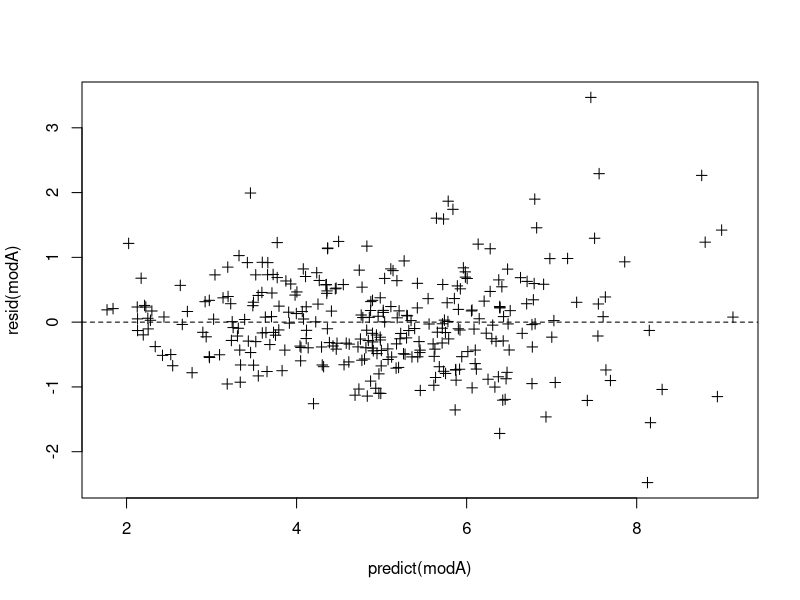
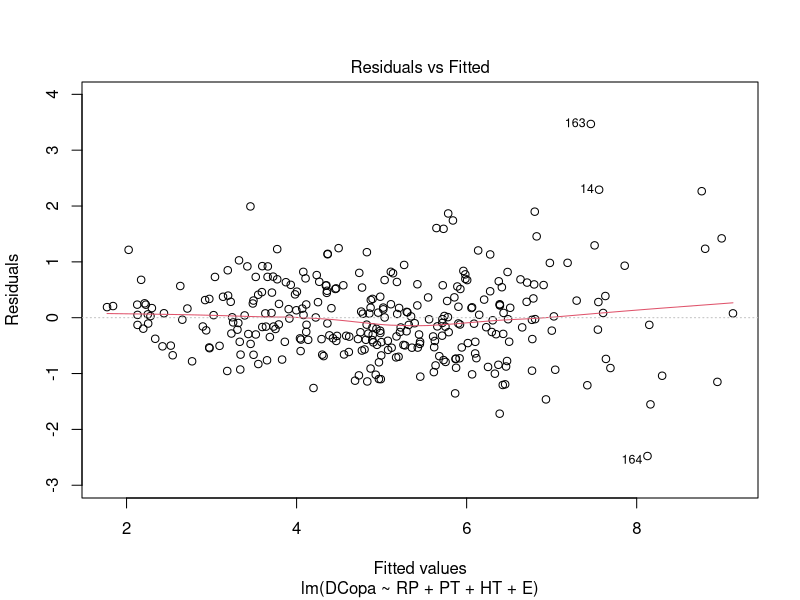
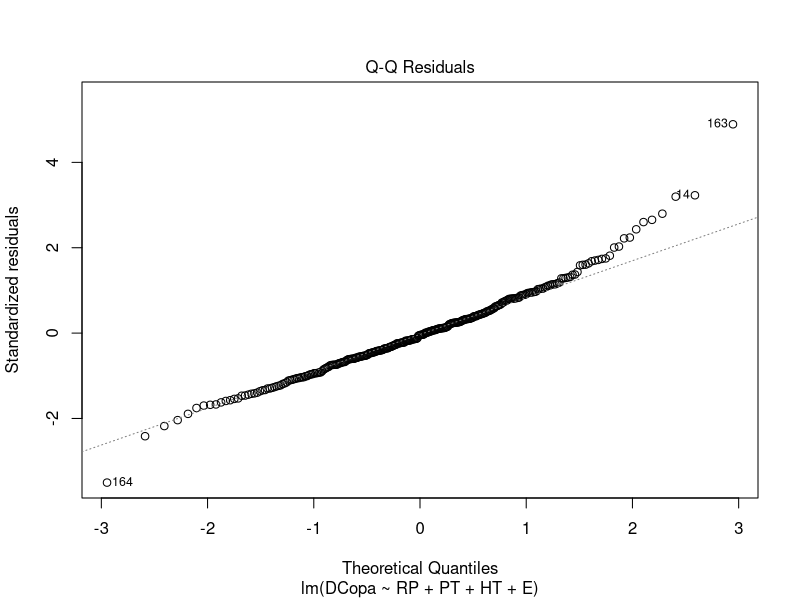
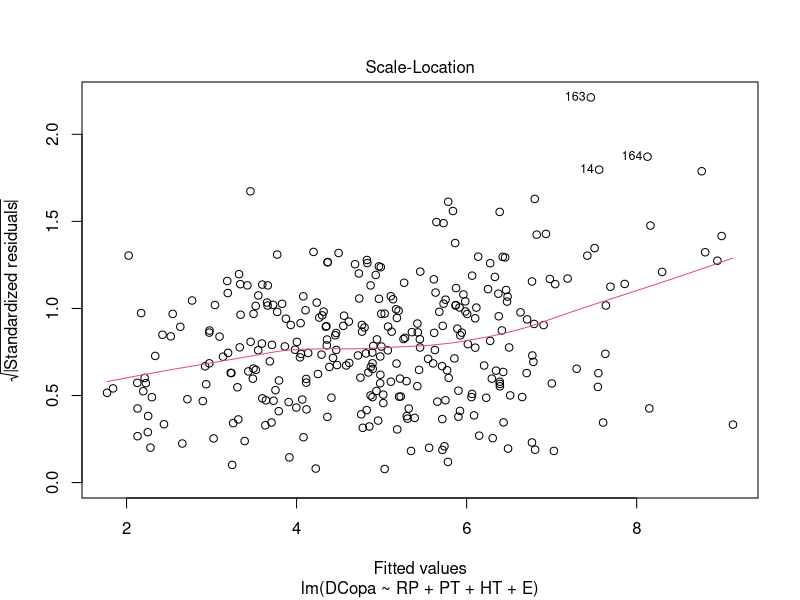
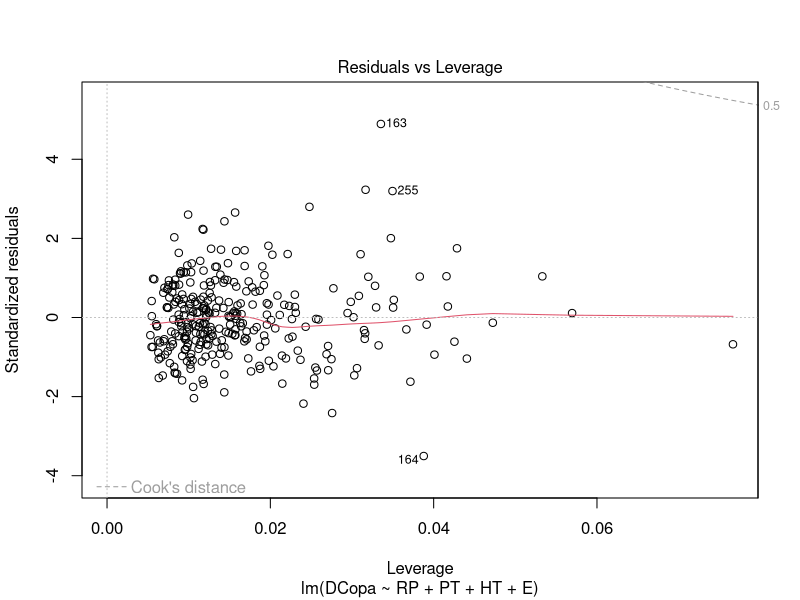
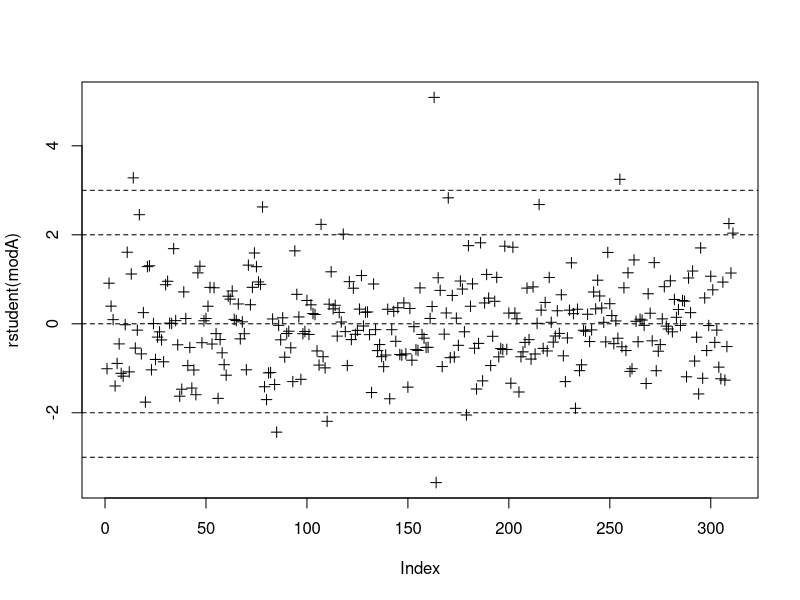
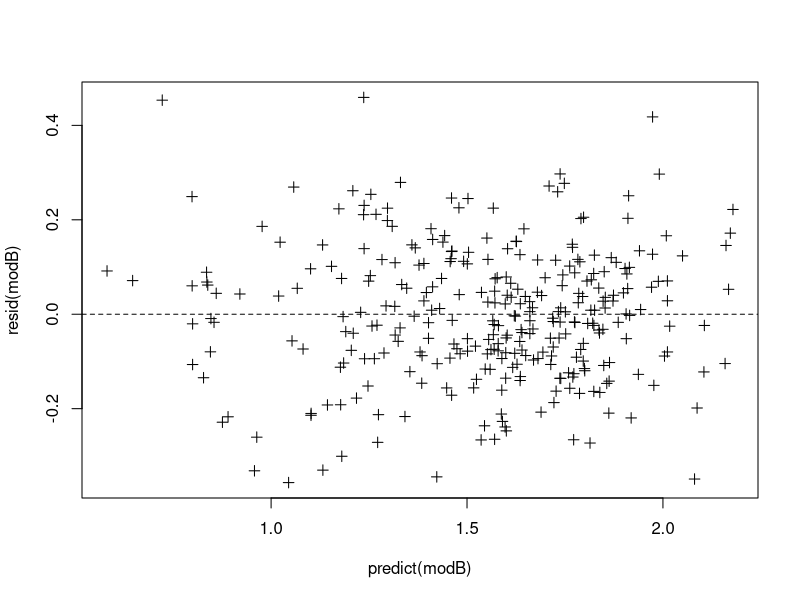
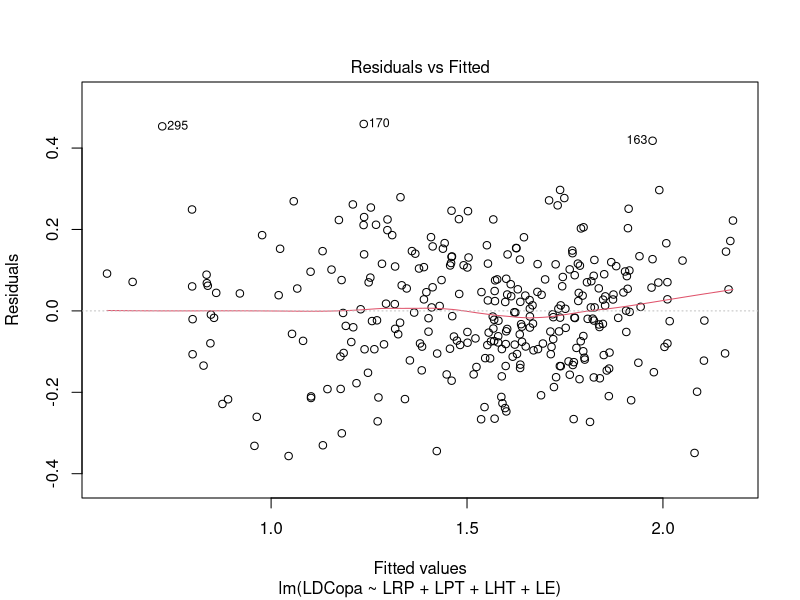

Source code (R) for these figures, in order:
library(car)
dades <- read.csv2("dcopa.csv")
dades$RP<-dades$PB/dades$PT
dades$LDCopa<-log(dades$DCopa)
dades$LRP<-log(dades$RP)
dades$LPT<-log(dades$PT)
dades$LHT<-log(dades$HT)
dades$LE<-log(dades$E)

summary(modAc<-lm(DCopa~I(PB/PT)+PT+HT+E,dades))
summary(modA<-lm(DCopa~RP+PT+HT+E,dades))


plot(predict(modA),resid(modA),pch=3)
abline(h=0,lty=2)

plot(modA,ask=F)


plot(rstudent(modA),pch=3)
abline(h=c(-3,-2,0,2,3),lty=2)

summary(modBc<-lm(log(DCopa)~log(PB/PT)+log(PT)+log(HT)+log(E),dades))
summary(modB<-lm(LDCopa~LRP+LPT+LHT+LE,dades))

plot(predict(modB),resid(modB),pch=3)
abline(h=0,lty=2)

plot(modB,ask=F)

plot(rstudent(modB),pch=3)
abline(h=c(-3,-2,0,2,3),lty=2)



dp0<-data.frame(PT=c(0.4,0.64),PB=c(0.6,0.9),HT=c(2.3,2.8),E=10)
dpb<-data.frame(LPT=c(0.4,0.64),LRP=log(c(0.6,0.9)/c(0.4,0.64)),LHT=log(c(2.3,2.8)),LE=log(10))

exp(predict(modB,dpb,interval="prediction",level=0.9))
exp(predict(modBc,dp0,interval="prediction",level=0.9))

predict(modAc,dp0,interval="prediction",level=0.9)

